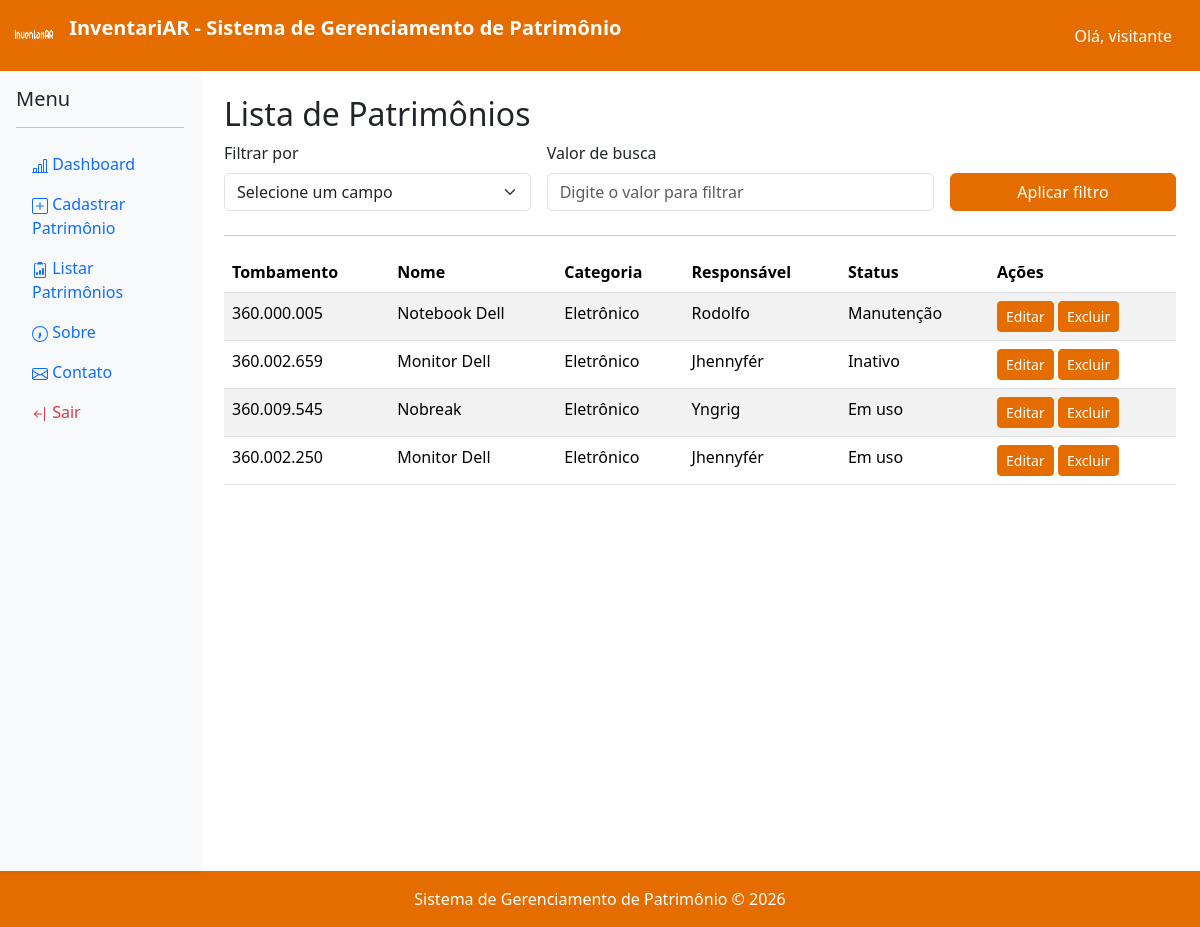
/usuarios/patrimonios/, run on an earlier commit of the app's database.
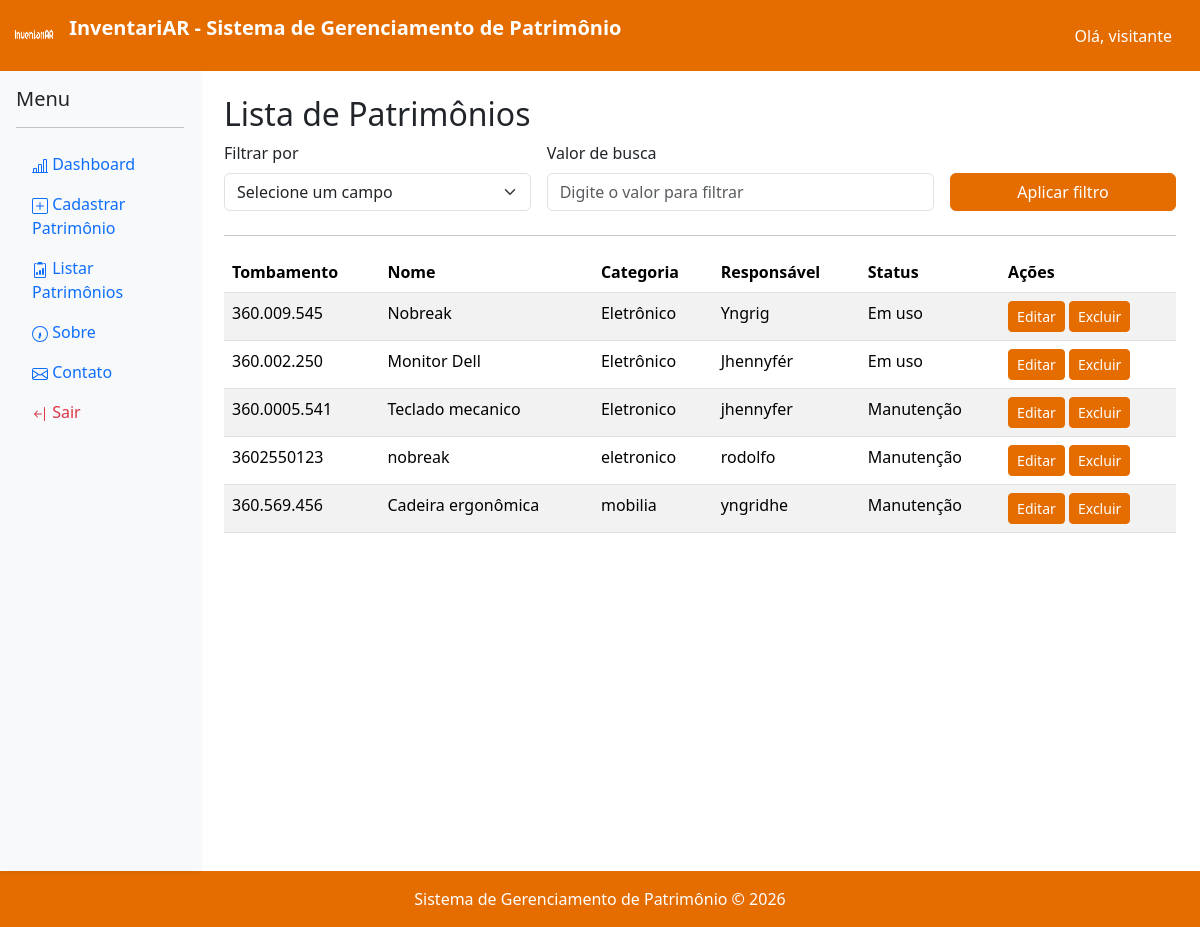
And on a later commit of the database.
### usuarios/models.py (models this page shows, shortened)
class Patrimonio(models.Model):
    STATUS = (
        ('Em uso', 'Em uso'),
        ('Manutenção', 'Manutenção'),
        ('Inativo', 'Inativo'),
    )
    numero_tombamento = models.CharField(
        max_length=30,
        unique=True
    )
    nome = models.CharField(
        max_length=100
    )
    categoria = models.CharField(
        max_length=100
    )
    localizacao = models.CharField(
        max_length=100
    )
    responsavel = models.CharField(
        max_length=100
    )
    data_aquisicao = models.DateField()
    valor = models.DecimalField(
        max_digits=10,
        decimal_places=2
    )
    status = models.CharField(
        max_length=20,
        choices=STATUS
    )

### usuarios/views.py (the view)
def listar_patrimonios(request):
    filter_by = request.GET.get('filter_by', '')
    search = request.GET.get('search', '').strip()
    filter_fields = {
        'tombamento': 'numero_tombamento',
        'nome': 'nome',
        'categoria': 'categoria',
        'localizacao': 'localizacao',
        'responsavel': 'responsavel',
        'status': 'status',
    }
    patrimonios = Patrimonio.objects.all()
    if filter_by in filter_fields and search:
        lookup = f"{filter_fields[filter_by]}__icontains"
        patrimonios = patrimonios.filter(**{lookup: search})
    return render(
        request,
        'usuarios/listar_patrimonios.html',
        {
            'patrimonios': patrimonios,
            'filter_by': filter_by,
            'search': search,
            'filter_fields': filter_fields,
        }
    )

### usuarios/templates/usuarios/listar_patrimonios.html (shortened to what this page needs)
{% extends 'usuarios/base.html' %}
{% block conteudo %}
<h2>Lista de Patrimônios</h2>
<form method="get" class="row g-3 align-items-end mb-4">
    <div class="col-md-4">
        <label for="filter_by" class="form-label">Filtrar por</label>
        <select class="form-select" id="filter_by" name="filter_by">
            <option value="">Selecione um campo</option>
        </select>
    </div>
    <div class="col-md-5">
        <label for="search" class="form-label">Valor de busca</label>
        <input type="text" class="form-control" id="search" name="search" value="{{ search }}" placeholder="Digite o valor para filtrar">
    </div>
    <div class="col-md-3">
        <button type="submit" class="btn btn-primary w-100">Aplicar filtro</button>
    </div>
</form>
<hr>
<table class="table table-striped">
    <thead>
        <tr>
            <th>Tombamento</th>
            <th>Nome</th>
            <th>Categoria</th>
            <th>Responsável</th>
            <th>Status</th>
            <th>Ações</th>
        </tr>
    </thead>
    <tbody>
        {% for patrimonio in patrimonios %}
        <tr>
            <td>{{ patrimonio.numero_tombamento }}</td>
            <td>{{ patrimonio.nome }}</td>
            <td>{{ patrimonio.categoria }}</td>
            <td>{{ patrimonio.responsavel }}</td>
            <td>{{ patrimonio.status }}</td>
            <td>
                <a href="{% url 'editar_patrimonio' patrimonio.id %}"
                   class="btn btn-warning btn-sm">
                   Editar
                </a>
                <a href="{% url 'excluir_patrimonio' patrimonio.id %}"
                   class="btn btn-danger btn-sm">
                   Excluir
                </a>
            </td>
        </tr>
        {% endfor %}
    </tbody>
</table>
{% endblock %}

### usuarios/templates/usuarios/base.html (shortened to what this page needs)
{% load static %}
<!DOCTYPE html>
<html lang="pt-br">
<head>
    <link href="{% static 'css/bootstrap.min.css' %}" rel="stylesheet">
    <link href="{% static 'css/estilo.css' %}" rel="stylesheet">
</head>
<body>
<nav class="navbar navbar-expand-lg navbar-dark">
    <div class="container-fluid">
        <a class="navbar-brand fw-bold text-white" href="{% url 'home' %}">
            <img src="{% static 'img/semfundo.png' %}" alt="Logo InventariAR" width="44" height="44" class="d-inline-block align-text-top me-2">
            InventariAR - Sistema de Gerenciamento de Patrimônio
        </a>
        <div class="d-flex align-items-center ms-auto">
            {% if request.user.is_authenticated %}
                <span class="navbar-text text-white me-3">Olá, {{ request.user.first_name|default:request.user.username }}</span>
            {% else %}
                <span class="navbar-text text-white me-3">Olá, visitante</span>
            {% endif %}
        </div>
    </div>
</nav>
<div class="container-fluid">
    <div class="row">
        <div class="col-md-2 bg-light vh-100 p-3 shadow-sm">
            <h5>Menu</h5>
            <hr>
            <ul class="nav flex-column">
                <li class="nav-item">
                    <a class="nav-link" href="{% url 'home' %}">
 Dashboard
                    </a>
                </li>
                <li class="nav-item">
                    <a class="nav-link" href="{% url 'cadastrar_patrimonio' %}">
 Cadastrar Patrimônio
                    </a>
                </li>
                <li class="nav-item">
                    <a class="nav-link" href="{% url 'listar_patrimonios' %}">
 Listar Patrimônios
                    </a>
                </li>
                <li class="nav-item">
                    <a class="nav-link" href="{% url 'sobre' %}">
                         Sobre
                    </a>
                </li>
                <li class="nav-item">
                    <a class="nav-link" href="{% url 'contato' %}">
                         Contato
                    </a>
                </li>
                <li class="nav-item">
                    <a class="nav-link text-danger" href="{% url 'login' %}">
 Sair
                    </a>
                </li>
            </ul>
        </div>
        <div class="col-md-10 p-4">
            {% block conteudo %}
            {% endblock %}
        </div>
    </div>
</div>
<footer class="text-center text-white p-3">
    Sistema de Gerenciamento de Patrimônio © 2026
</footer>
</body>
</html>

### static/css/estilo.css (style rules this page uses)
:root { --cor-principal: #e56d00; }
.navbar { background-color: var(--cor-principal) !important; }
footer { background-color: var(--cor-principal) !important; color: white; }
.btn-primary, .btn-success, .btn { background-color: var(--cor-principal) !important; border-color: var(--cor-principal) !important; color: white !important; }

What changed in the data, as far as the page shows it:
removed Patrimonio: numero_tombamento "360.000.005", nome "Notebook Dell", categoria "Eletrônico", responsavel "Rodolfo", status "Manutenção"
removed Patrimonio: numero_tombamento "360.002.659", nome "Monitor Dell", categoria "Eletrônico", responsavel "Jhennyfér", status "Inativo"
added Patrimonio: numero_tombamento "360.0005.541", nome "Teclado mecanico", categoria "Eletronico", responsavel "jhennyfer", status "Manutenção"
added Patrimonio: numero_tombamento "3602550123", nome "nobreak", categoria "eletronico", responsavel "rodolfo", status "Manutenção"
added Patrimonio: numero_tombamento "360.569.456", nome "Cadeira ergonômica", categoria "mobilia", responsavel "yngridhe", status "Manutenção"
